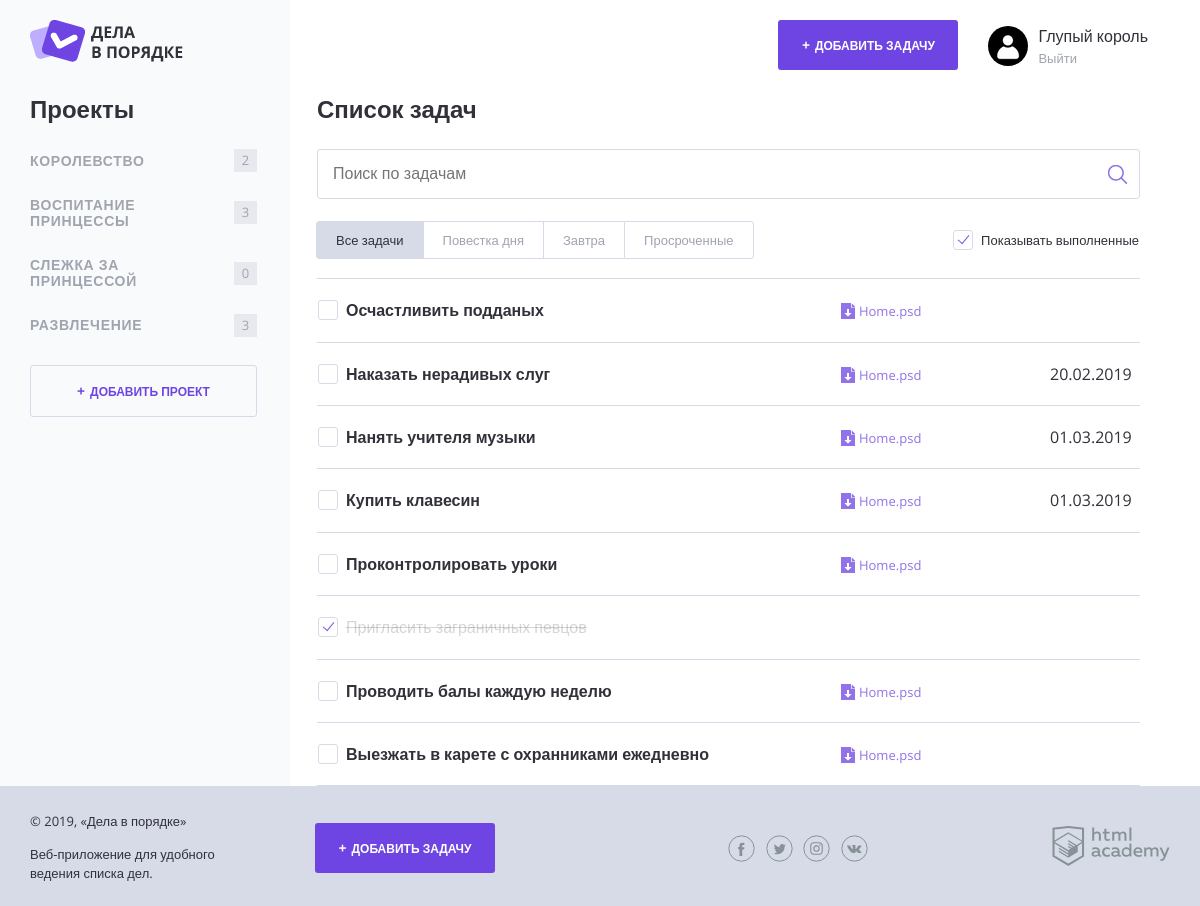
The page / on the database its author committed.
### tables this page shows
CREATE TABLE categories (
  id INT AUTO_INCREMENT PRIMARY KEY,
  name CHAR(128) NOT NULL,
  user_id INT NOT NULL
);

CREATE TABLE tasks (
  id INT AUTO_INCREMENT PRIMARY KEY,
  user_id INT NOT NULL,
  category_id INT,
  name CHAR(128) NOT NULL,
  created_at TIMESTAMP NULL DEFAULT CURRENT_TIMESTAMP,
  done_at DATE NULL DEFAULT NULL,
  status INT DEFAULT 0,
  expires_at DATE NULL DEFAULT NULL,
  file_path CHAR(128)
);

### functions.php (called while the page is built, shortened)
<?php
function include_template(string $name, array $data): string {
    $name = 'templates/' . $name;
    extract($data);
    require $name;
    $result = ob_get_clean();
    return $result;
}
function countTasks(string $category_name, array $task_list): int {
    $tasks_sum = 0;
    foreach($task_list as $task) {
        if($category_name === $task['categories_name']) {
            $tasks_sum++;
        }
    }
    return $tasks_sum;
}
function isTaskExpired(string $end_date = null): bool {
    if(!$end_date) {
        return false;
    }
    $current_date = time();
    $expiry_date = strtotime($end_date);
    $time_to_expiry = floor(($expiry_date - $current_date)/3600);
    return $time_to_expiry <= 24 && $time_to_expiry > 0;
}
function formatDate(string $date = null): string {
    if (null === $date) {
        return '';
    }
    $date = date_create($date);
    return date_format($date, 'd.m.Y');
}

### mysql_helper.php (called while the page is built, shortened)
<?php
function fetchData($link, string $sql): array {
    $result = mysqli_query($link, $sql);
    return mysqli_fetch_all($result, MYSQLI_ASSOC);
}
function getTaskCategories($link, int $user_id): array {
    $sql_cat = "SELECT categories.name, categories.id FROM categories
                JOIN users ON categories.user_id = users.id
                WHERE users.id = $user_id";
    return fetchData($link, $sql_cat);
}
function getTaskList($link, int $user_id): array {
    $sql_tasks = "SELECT tasks.name, tasks.created_at, tasks.expires_at, categories.name AS categories_name, status FROM tasks
        JOIN categories ON tasks.category_id = categories.id
        JOIN users ON categories.user_id = users.id
        WHERE users.id = $user_id";
    return fetchData($link, $sql_tasks);
}
function getTasksForCategory($link, int $user_id, int $category_id = null): array
{
    if (null === $category_id) {
        $sql_tasks = "SELECT tasks.name, tasks.created_at, tasks.expires_at, categories.name AS categories_name, status FROM tasks
            JOIN categories ON tasks.category_id = categories.id
            JOIN users ON categories.user_id = users.id
            WHERE users.id = $user_id";
    } else {
        $sql_tasks = "SELECT tasks.name, tasks.created_at, tasks.expires_at, categories.name AS categories_name, status FROM tasks
            JOIN categories ON tasks.category_id = categories.id
            JOIN users ON categories.user_id = users.id
            WHERE users.id = $user_id AND categories.id = $category_id";
    }
    return fetchData($link, $sql_tasks);
}

### templates/index.php (the view, shortened to what this page needs)
<h2 class="content__main-heading">Список задач</h2>
<form class="search-form" action="index.php" method="post">
    <input class="search-form__input" type="text" name="" value="" placeholder="Поиск по задачам">
    <input class="search-form__submit" type="submit" name="" value="Искать">
</form>
<div class="tasks-controls">
    <nav class="tasks-switch">
        <a href="/" class="tasks-switch__item tasks-switch__item--active">Все задачи</a>
        <a href="/" class="tasks-switch__item">Повестка дня</a>
        <a href="/" class="tasks-switch__item">Завтра</a>
        <a href="/" class="tasks-switch__item">Просроченные</a>
    </nav>
    <label class="checkbox">
        <span class="checkbox__text">Показывать выполненные</span>
    </label>
</div>
<table class="tasks">
    <?php foreach($tasks_for_category as $task): ?>
    <?php if(!$task['status']): ?>
    <tr class="tasks__item task <?=isTaskExpired($task['expires_at']) ? 'task--important':''; ?>">
        <td class="task__select">
            <label class="checkbox task__checkbox">
                <span class="checkbox__text"><?=htmlspecialchars($task['name']); ?></span>
            </label>
        </td>
        <td class="task__file">
            <a class="download-link" href="#">Home.psd</a>
        </td>
        <td class="task__date"><?=formatDate($task['expires_at']); ?></td>
    </tr>
    <?php elseif($show_complete_tasks): ?>
    <tr class="tasks__item task <?=$task['status'] ? 'task--completed':''; ?>">
        <td class="task__select">
            <label class="checkbox task__checkbox">
                <span class="checkbox__text"><?=htmlspecialchars($task['name']); ?></span>
            </label>
        </td>
        <td class="task__date"><?=formatDate($task['expires_at']); ?></td>
        <td class="task__controls">
        </td>
    </tr>
    <? endif ?>
    <? endforeach; ?>
</table>

### templates/layout.php (shortened to what this page needs)
<!DOCTYPE html>
<html lang="ru">
<head>
    <link rel="stylesheet" href="css/normalize.css">
    <link rel="stylesheet" href="css/style.css">
    <link rel="stylesheet" href="css/flatpickr.min.css">
</head>
<body>
<div class="page-wrapper">
    <div class="container container--with-sidebar">
        <header class="main-header">
            <a href="/">
                <img src="img/logo.png" width="153" height="42" alt="Логотип Дела в порядке">
            </a>
            <div class="main-header__side">
                <a class="main-header__side-item button button--plus open-modal" href="pages/form-task.html">Добавить задачу</a>
                <div class="main-header__side-item user-menu">
                    <div class="user-menu__image">
                        <img src="img/user.png" width="40" height="40" alt="Пользователь">
                    </div>
                    <div class="user-menu__data">
                        <p><?=htmlspecialchars($user); ?></p>
                        <a href="#">Выйти</a>
                    </div>
                </div>
            </div>
        </header>
        <div class="content">
            <section class="content__side">
                <h2 class="content__side-heading">Проекты</h2>
                <nav class="main-navigation">
                    <ul class="main-navigation__list">
                    <?php foreach($category_list as $category): ?>
                        <li class="main-navigation__list-item">
                            <a class="main-navigation__list-item-link" href="/index.php?category=<?= $category['id']; ?>"><?=htmlspecialchars($category['name']); ?></a>
                            <span class="main-navigation__list-item-count"><?=countTasks(htmlspecialchars($category['name']), $task_list); ?></span>
                        </li>
                    <?php endforeach; ?>
                    </ul>
                </nav>
                <a class="button button--transparent button--plus content__side-button"
                    href="pages/form-project.html" target="project_add">Добавить проект</a>
            </section>
            <main class="content__main"><?=$content ?></main>
        </div>
    </div>
</div>
<footer class="main-footer">
    <div class="container">
        <div class="main-footer__copyright">
            <p>© 2019, «Дела в порядке»</p>
            <p>Веб-приложение для удобного ведения списка дел.</p>
        </div>
        <a class="main-footer__button button button--plus" href="pages/form-task.html">Добавить задачу</a>
        <div class="main-footer__social social">
            <a class="social__link social__link--facebook" href="#">
            </a>
            <a class="social__link social__link--twitter" href="#">
            </a>
            <a class="social__link social__link--instagram" href="#">
            </a>
            <a class="social__link social__link--vkontakte" href="#">
            </a>
        </div>
        <div class="main-footer__developed-by">
            <a href="https://htmlacademy.ru/intensive/php">
                <img src="img/htmlacademy.svg" alt="HTML Academy" width="118" height="40">
            </a>
        </div>
    </div>
</footer>
</body>
</html>

### index.php (shortened to what this page needs)
<?php
$show_complete_tasks = rand(0, 1);
require_once('functions.php');
require_once('mysql_helper.php');
$connection = getConnection('216812-doingsdone', 'root', '', 'doingsdone');
$category_list = getTaskCategories($connection, 1);
$task_list = getTaskList($connection, 1);
$category_id = isset($_GET['category']) ? (int)$_GET['category'] : null;
$tasks_for_category = getTasksForCategory($connection, 1, $category_id);
$page_content = include_template('index.php', [
    'tasks_for_category' => $tasks_for_category,
    'show_complete_tasks' => $show_complete_tasks
]);
$layout_content = include_template('layout.php', [
    'category_list' => $category_list,
    'task_list' => $task_list,
    'content' => $page_content,
    'page_title' => 'Дела в порядке',
    'user' => 'Глупый король',
]);
print($layout_content);

### rows shown on the page
categories: name "КОРОЛЕВСТВО", name "2"
categories: name "ВОСПИТАНИЕ ПРИНЦЕССЫ", name "3"
categories: name "СЛЕЖКА ЗА ПРИНЦЕССОЙ", name "0"
categories: name "РАЗВЛЕЧЕНИЕ", name "3"
tasks: name "Осчастливить подданых"
tasks: name "Наказать нерадивых слуг", expires_at "20.02.2019"
tasks: name "Нанять учителя музыки", expires_at "01.03.2019"
tasks: name "Купить клавесин", expires_at "01.03.2019"
tasks: name "Проконтролировать уроки"
tasks: name "Пригласить заграничных певцов"
tasks: name "Проводить балы каждую неделю"
tasks: name "Выезжать в карете с охранниками ежедневно"

### other values the page prints
$user "Глупый король"
